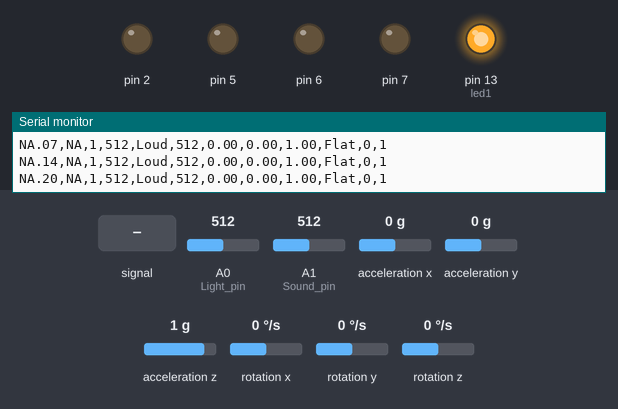
Simulated run of this sketch. Board: Arduino Uno, built with avr-gcc and run on an emulated ATmega328P. On the bench: output pins drawn as LEDs (lit = HIGH), the last lines printed to the serial monitor. The test bench sets the inputs (shaded band); at power-on: A1 (Sound_pin) = 512, A0 (Light_pin) = 512, acceleration x 0 g, acceleration y 0 g, acceleration z 1 g, rotation x 0 °/s, rotation y 0 °/s, rotation z 0 °/s. Storage starts empty.

Above: at 1.3 s.
1.4 s: A1 (Sound_pin) fed a 200 Hz sine of ±460 counts around its level
At 1.91 s:
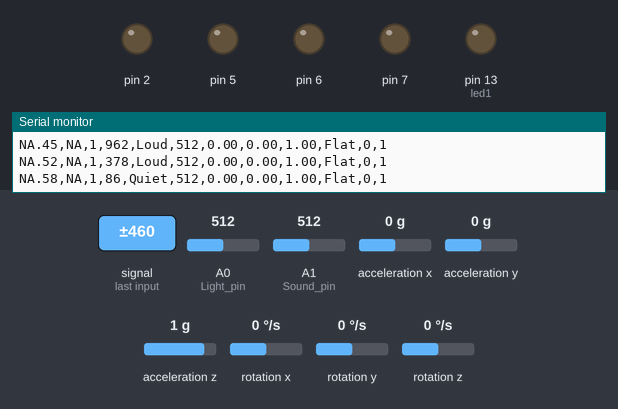
4.4 s: A1 (Sound_pin) set to 716
At 4.4 s:
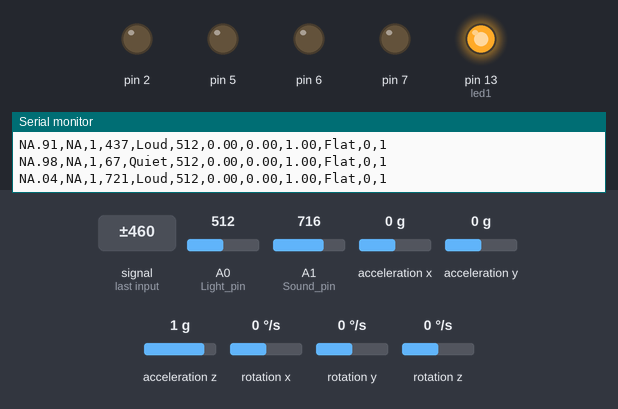
13.7 s: A1 (Sound_pin) set to 215
16.7 s: A1 (Sound_pin) set to 192
Timing chart, 0 to 19.3 s (numbered marks = the images above; inputs shaded):
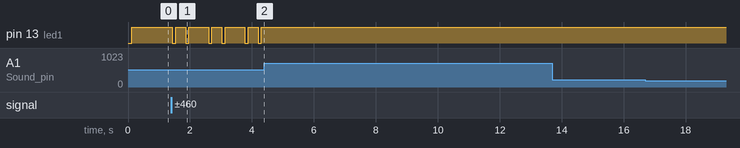

Measured:
- after the input at 1.4 s, pin 13 (led1): HIGH → LOW at once, then repeats every 1.2 s: HIGH 0.32 s, LOW 0.11 s, HIGH 0.64 s, LOW 0.11 s
- after the input at 4.4 s, pin 13 (led1): stops changing and stays HIGH

The sketch:

ParoCollar.ino
```cpp
//Paro Collar - Sensor Code
//#include "particle-photon-sd-card-library.h"
//#include "SFE_MMA8452Q.h"
#include <Wire.h>                 // Must include Wire library for I2C
#include <SparkFun_MMA8452Q.h>    // Click here to get the library: http://librarymanager/All#SparkFun_MMA8452Q
#include <SPI.h>
#include <SD.h>

//Run code even without connection to Spark Cloud
//SYSTEM_MODE(MANUAL);

//Setup pins
int led1 = 13;
int Light_pin = 0;
int Sound_pin = 1;

//Create 3D accelerometer object
MMA8452Q accel;

//Global variables
int awake=1;                                //binary flag for whether collar is awake (1) or asleep(0)
int sleep_ctr=0;                            //Sleep counter, for counting down to sleep mode start during periods of inactivity
int loop_ctr=1;                             //Loop counter, for counting loop iterations while asleep
int err_code=0;                             //Used for error checking
int battery_wake=0;                         //Flag used for waking battery by setting pins high (1=active or 0=inactive)
float battery_ctr=0.0;                      //Battery Wake Counter

//Old vars
float old_cx=0;
float old_cy=0;
float old_cz=0;
int old_sound_val=0;
int old_light_val=0;


// SD card Setup //
// Set SD variables using SD utility library functions:
Sd2Card card;
SdVolume volume;
SdFile root;
SdFile file;

//Define SD variables
#define FILE_SIZE_MB 1
#define FILE_SIZE (1000000UL*FILE_SIZE_MB)
#define BUF_SIZE 100

//Define SD Pins
#define SCK_pin 13
#define SS_pin 10
#define CD_pin 4


//////////////////////////////////////////////////////////////////////////////////////////////////////
//
// Useful Functions
//
/////////////////////////////////////////////////


//For intializing SD card with header line
int init_SD_header()
{
    String header_str="timestamp,ts_string,awake,sound_val,sound_cat,light_val,accel_x,accel_y,accel_z,orient,motion_detect,sound_detect)";

    //Serial Print
    Serial.println(header_str);

    //Print to SD card
    File dataFile = SD.open("datalog.csv", FILE_WRITE);
    dataFile.println(header_str);
    dataFile.close();

    int err=0;
    return err;
}


//For writing sensor data to SD card
int SD_writer(String ts, String ts_str, int awake, int sound_val, String sound_cat, int light_val, float accel_x, float accel_y, float accel_z, String orient, int motion_detect, int sound_detect)
{
    String data_str = "";

    data_str += String(ts);
    data_str += ",";
    data_str += String(ts_str);
    data_str += ",";
    data_str += String(awake);
    data_str += ",";
    data_str += String(sound_val);
    data_str += ",";
    data_str += String(sound_cat);
    data_str += ",";
    data_str += String(light_val);
    data_str += ",";
    data_str += String(accel_x);
    data_str += ",";
    data_str += String(accel_y);
    data_str += ",";
    data_str += String(accel_z);
    data_str += ",";
    data_str += String(orient);
    data_str += ",";
    data_str += String(motion_detect);
    data_str += ",";
    data_str += String(sound_detect);

    //Serial Print
    Serial.println(data_str);

    //Print to SD card
    File dataFile = SD.open("datalog.csv", FILE_WRITE);
    dataFile.println(data_str);
    dataFile.close();

    int err=0;
    return err;
}


//Takes in sound_val integer, returns sound category as string
String Get_SoundCat(int sound_val)
{
   String sound_cat;
   if(sound_val <= 100)
   {
     sound_cat="Quiet";
     digitalWrite(led1, LOW);
   }
   else if( (sound_val > 100) && (sound_val <= 200) )
   {
     sound_cat="Moderate";
     digitalWrite(led1, HIGH);
   }
   else if(sound_val > 200)
   {
     sound_cat="Loud";
     digitalWrite(led1, HIGH);
   }

   return sound_cat;
}


String Get_3Daccel_Orient(byte pl)
{
   /* Takes pl byte from accel.readPL() containing information
      about the orientation of the sensor. It will be either
      PORTRAIT_U, PORTRAIT_D, LANDSCAPE_R, LANDSCAPE_L, or
      LOCKOUT. Reurn string.*/

   String orient;
   switch (pl)
   {
   case PORTRAIT_U:
     orient="Portrait Up";
     break;
   case PORTRAIT_D:
     orient="Portrait Down";
     break;
   case LANDSCAPE_R:
     orient="Landscape Right";
     break;
   case LANDSCAPE_L:
     orient="Landscape Left";
     break;
   case LOCKOUT:
     orient="Flat";
     break;
   }

   return orient;
}


///////////////////////////////////////////////////////////////////////////////////////////////////////
//
// Main Program
//
////////////////////////////////////////////////

void setup()
{

  Serial.begin(9600);

  //Initialize sensors
  pinMode(led1, OUTPUT);                    // Configure LED pin as output
  accel.init();                             // Initialize 3D acceleromer
  Serial.println("Sensors initialized");

  //Initialize SD Card
  Serial.print("Starting SD Card");

  if (!SD.begin(SS_pin))
  {
    Serial.println("Card failed, or not present");
    // don't do anything more:
    return;
  }
  Serial.println("Card initialized");

  //Initialize SD Data Header
  err_code=init_SD_header();

  //Battery Wake Pin Setup
  pinMode(2, OUTPUT);
  pinMode(5, OUTPUT);
  pinMode(6, OUTPUT);
  pinMode(7, OUTPUT);
}


void loop()
{

  ////////////////////////////////////////////
  // Read Sensors
  //////////////

  //3D accelerator data
  int accel_wait=0;
  while(accel_wait==0)                                          //Make sure to wait till there is new 3D accelerometer data
  {
    if(accel.available())
    {
      accel.read();
      accel_wait=1;
    }
  }

  float accel_x=accel.cx;                                       //Get calculated X,Y,Z values from 3D accelerometer
  float accel_y=accel.cy;
  float accel_z=accel.cz;

  byte pl = accel.readPL();                                     //accel.readPL() will return a byte containing information about the orientation of the sensor.
  String orient = Get_3Daccel_Orient(pl);

  //Motion/FreeFall Detection
  /*byte source = accel.readRegister(0x16);
  accel.writeRegister(0x15, 0xB8);                                     //Enable Latch, Freefall, X-axis, Y-axis and Z-axis
  accel.writeRegister(0x17, 0x30);                                     //Set Motion Threshold to 48 counts
  accel.writeRegister(0x17, 0x03);                                     //Set FreeFall Threshold to 3 counts
  accel.writeRegister(0x18, 0x0A);                                     //100 ms debounce timing
  accel.writeRegister(0x2D, 0x04);
  accel.writeRegister(0x2E,0x04);

  int TM_FF_val=digitalRead(D3);
  Serial.println(TM_FF_val);*/


  //Sound data
  int sound_val = analogRead(Sound_pin);                        //Check the Sound Value (envelope input)
  String sound_cat = Get_SoundCat(sound_val);                   //Get sound_cat

  //Light data
  int light_val = analogRead(Light_pin);


  //Timestamp
  String ts_str = "NA"; //Time.timeStr();
  String ts = "NA"; //(String)Time.now();
  String ts_ms = (String)millis();

  ts_ms=ts_ms.substring(2);
  ts.concat(".");
  ts.concat(ts_ms);


  ////////////////////////////////////////////
  // Set Awake/Sleep status
  //////////////////////

  int motion_detect=0;
  int sound_detect=0;


  //Check 3D Accelerometer
  int comp_x=abs(abs(accel_x*100)-abs(old_cx*100));                                     //Everything has to be multiplied by 100, cause abs() only operates on integers and auto-rounds
  int comp_y=abs(abs(accel_y*100)-abs(old_cy*100));
  int comp_z=abs(abs(accel_z*100)-abs(old_cz*100));
  if(comp_x>5 || comp_y>5 || comp_z>5)
  {
     motion_detect=1;
     awake=1;
     sleep_ctr=0;
  }

  //Check Sound
  else if(sound_cat!="Quiet" or sound_val>(old_sound_val*1.33) or sound_val<(old_sound_val*0.67))
  {
      sound_detect=1;
      awake=1;
      sleep_ctr=0;
  }

  //Check Ambient Light                                                 //Unimplemented still because unclear what light level changes are directly due to robot interaction
  /*else if()
  {
      awake=1;
      sleep_ctr=0;
  }*/

  //Else increment sleep_ctr
  else
  {
      sleep_ctr+=1;
  }


  //Check sleep_ctr, put to sleep if above threshold
  if(sleep_ctr>=6)
  {
      awake=0;
  }

  //Set old vars for comparison on next loop iteration
  old_cx=accel_x;
  old_cy=accel_y;
  old_cz=accel_z;
  old_sound_val=sound_val;
  old_light_val=light_val;


  ////////////////////////////////////////////
  // Awake Section
  ///////////////

  if(awake==1)
  {
    err_code=SD_writer(ts, ts_str, awake, sound_val, sound_cat, light_val, accel_x, accel_y, accel_z, orient, motion_detect, sound_detect);
  }


  ////////////////////////////////////////////
  // Sleep Section
  ///////////////

  if(awake==0)
  {
    if(loop_ctr==5)
    {
       err_code=SD_writer(ts, ts_str, awake, sound_val, sound_cat, light_val, accel_x, accel_y, accel_z, orient, motion_detect, sound_detect);
       loop_ctr=1;
    }

  }


  ////////////////////////////////////////////
  // Battery Wake Section
  /////////////////////

  if(battery_wake==0 and battery_ctr>55)
  {
      battery_wake=1;
      digitalWrite(2, HIGH);
      digitalWrite(5, HIGH);
      digitalWrite(6, HIGH);
      digitalWrite(7, HIGH);
  }

  else if(battery_wake==1 and battery_ctr>55.2)
  {
      battery_wake=0;
      battery_ctr=0.0;
      digitalWrite(2, LOW);
      digitalWrite(5, LOW);
      digitalWrite(6, LOW);
      digitalWrite(7, LOW);
  }


    ////////////////////////////////////////////
  // Set Delays, based on Awake status
  /////////////////////

  if(awake==0)
  {
     //Finish loop
     loop_ctr+=1;                                       //Increment loop_ctr
     battery_ctr+=1;                                    //Increment battery_ctr
     delay(1000);                                       //pause for 1 second
  }

  else if(awake==1)
  {
     battery_ctr+=0.1;                                  //Increment battery_ctr
     delay(90);                                         //pause for 90 milliseconds (to create approx. 100 ms samplings)
  }
}
```
